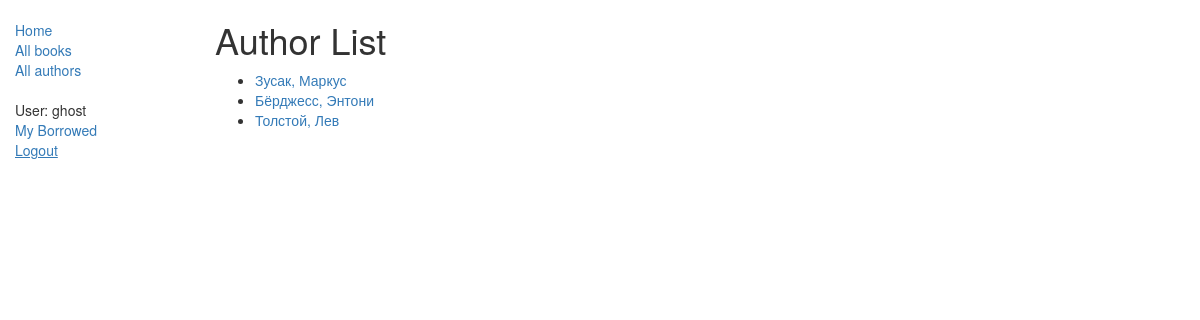
/catalog/authors/ (signed in), run on the app's committed database.
### catalog/models.py (models this page shows, shortened)
class Author(models.Model):
    first_name = models.CharField(max_length=100)
    last_name = models.CharField(max_length=100)
    date_of_birth = models.DateField(null=True, blank=True)
    date_of_death = models.DateField('Died', null=True, blank=True)
    def get_absolute_url(self):
        return reverse('author-detail', args=[str(self.id)])

### catalog/views.py (the view)
# urls.py: path('authors/', views.AuthorListView.as_view(), name='authors'),
class AuthorListView(generic.ListView):
    model = Author
    paginate_by = 10 # Постраничный вывод по 10 авторов

### catalog/templates/catalog/author_list.html
{% extends "base_generic.html" %}
{% block content %}
    <h1>Author List</h1>
    {% if author_list %}
    <ul>
      {% for author in author_list %}
      <li>
        <a href="{{ author.get_absolute_url }}">{{ author.last_name }}, {{ author.first_name }}</a>
      </li>
      {% endfor %}
    </ul>
    {% else %}
      <p>В библиотеке нет авторов.</p>
    {% endif %}
{% endblock %}

### catalog/templates/base_generic.html (shortened to what this page needs)
<!doctype html>
<html lang="en">
  <head>
    <link
      rel="stylesheet"
      href="https://maxcdn.bootstrapcdn.com/bootstrap/3.3.7/css/bootstrap.min.css" />
    {% load static %}
    <link rel="stylesheet" href="{% static 'css/styles.css' %}" />
  </head>
  <body>
    <div class="container-fluid">
      <div class="row">
        <div class="col-sm-2">
          {% block sidebar %}
            <ul class="sidebar-nav">
              <li><a href="{% url 'index' %}">Home</a></li>
              <li><a href="{% url 'books' %}">All books</a></li>
              <li><a href="{% url 'authors' %}">All authors</a></li>
            </ul>
            <ul class="sidebar-nav">
              {% if user.is_authenticated %}
                <li>User: {{ user.get_username }}</li>
                <li><a href="{% url 'my-borrowed' %}">My Borrowed</a></li>
                <li>
                  <form method="post" action="{% url 'logout' %}" style="display: inline;">
                    <button type="submit" style="background: none; border: none; color: #337ab7; text-decoration: underline; padding: 0; font-family: inherit; font-size: inherit; cursor: pointer;">
                      Logout
                    </button>
                  </form>
                </li>
              {% else %}
                <li><a href="{% url 'login' %}?next={{ request.path }}">Login</a></li>
              {% endif %}
            </ul>
          {% endblock %}
        </div>
        <div class="col-sm-10 ">{% block content %}{% endblock %}</div>
      </div>
    </div>
  </body>
</html>

### catalog/static/css/styles.css (style rules this page uses)
.sidebar-nav { margin-top: 20px; padding: 0; list-style: none; }

### data on the page
Author: last_name "Зусак", first_name "Маркус"
Author: last_name "Бёрджесс", first_name "Энтони"
Author: last_name "Толстой", first_name "Лев"

### other printed values
{{ user.get_username }} "ghost"
